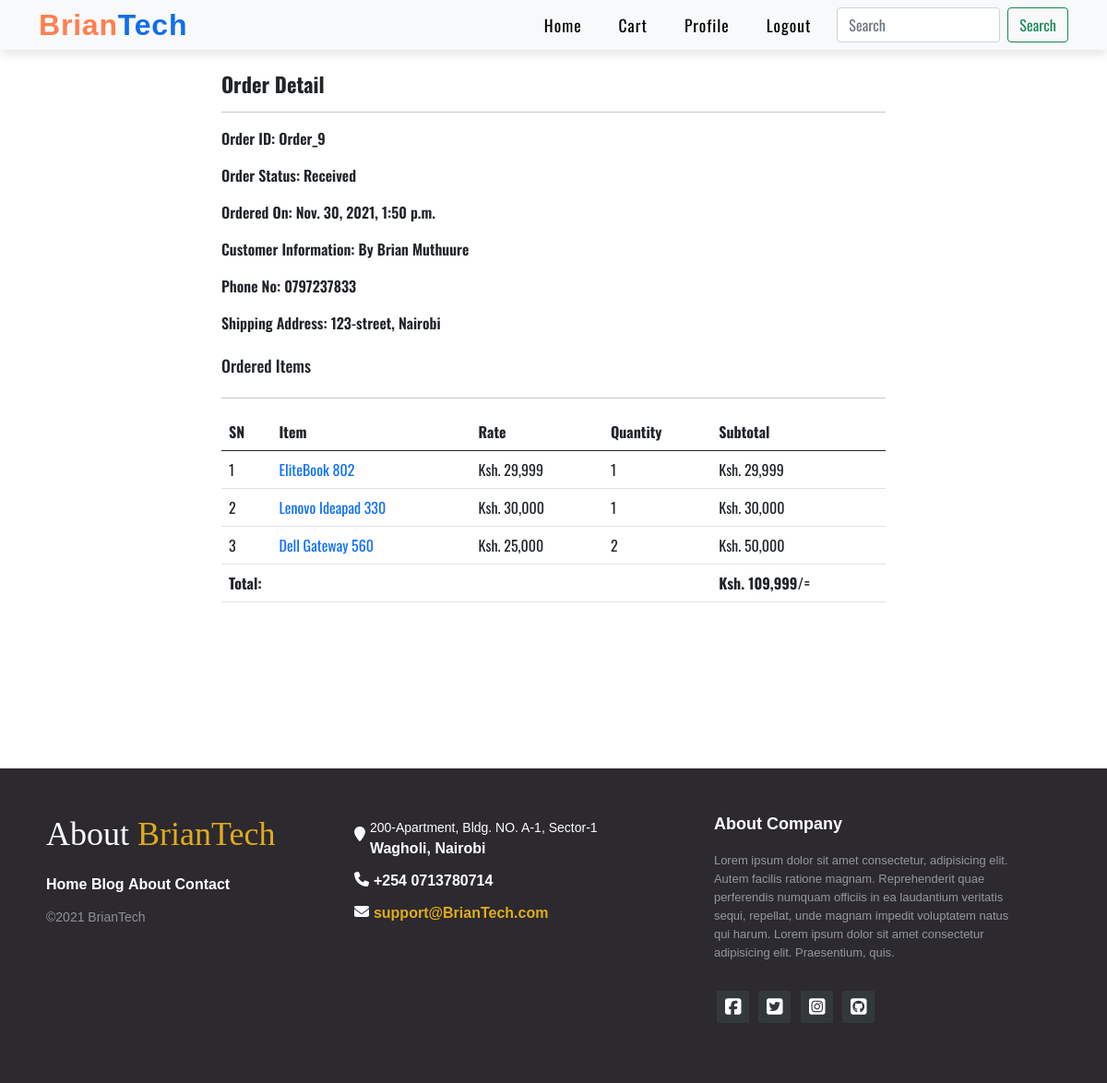
Screenshot of /profile/order-9/ (signed in) with the database file from the repository.
### main/models.py (models this page shows, shortened)
class Order(models.Model):
    STATUS = (
        ('Received', 'Received'),
        ('Processing', 'Processing'),
        ('Completed', 'Completed'),
        ('Cancelled', 'Cancelled')
    )
    cart = models.OneToOneField(Cart, on_delete=models.CASCADE)
    created_by = models.CharField(max_length=200)
    phone = models.CharField(max_length=20)
    address = models.CharField(max_length=50)
    status = models.CharField(max_length=10, choices=STATUS)
    subtotal = models.PositiveIntegerField(default=0)
    total = models.PositiveIntegerField(default=0)
    date_created = models.DateTimeField(auto_now_add=True)
    class Meta:
        ordering = ('-id',)

class CartItem(models.Model):
    cart = models.ForeignKey(Cart, on_delete=models.CASCADE)
    item = models.ForeignKey(Item, on_delete=models.CASCADE)
    quantity = models.PositiveIntegerField()
    rate = models.PositiveIntegerField(default=0)
    subtotal = models.PositiveIntegerField(default=0)
    class Meta:
        verbose_name = 'Cart Item'
        verbose_name_plural = 'Cart Items'
        ordering = ('-id', )

class Item(models.Model):
    name = models.CharField(max_length=100)
    slug = models.SlugField(unique=True)
    image = models.ImageField(upload_to='laptops/pictures', default='default.png')
    category = models.ForeignKey(Category, on_delete=models.CASCADE)
    marked_price = models.PositiveIntegerField(default=0)
    selling_price = models.PositiveIntegerField(default=0)
    warranty = models.CharField(max_length=100, blank=True, null=True)
    description = models.TextField(blank=True, null=True)
    average_rating = models.PositiveIntegerField(default=0)
    active = models.BooleanField(default=True)
    date_added = models.DateTimeField(auto_now_add=True)
    date_updated = models.DateTimeField(auto_now=True)
    class Meta:
        verbose_name = 'Item'
        verbose_name_plural = 'Items'
        ordering = ('-id', )

### main/views.py (the view)
# urls.py: path('profile/order-<int:pk>/', CustomerOrderDetailView.as_view(), name='customerorderdetail'),
class CustomerOrderDetailView(DetailView):
    template_name = 'customer/order_detail.html'
    model = Order
    context_object_name = 'ord_obj'
    def dispatch(self, request, *args, **kwargs):
        if request.user.is_authenticated and Customer.objects.filter(user=request.user).exists():
            order_id = self.kwargs['pk']
            print(order_id)
            order = Order.objects.get(id=order_id)
            if request.user.customer != order.cart.customer:
                return redirect('ecommerce:profile')
        else:
            return redirect('/login/?next=/profile/')
        return super(CustomerOrderDetailView, self).dispatch(request, *args, **kwargs)

### templates/customer/order_detail.html (shortened to what this page needs)
{% extends 'base.html' %}
{% load humanize %}
{% block content %}
<div class="container">
    <div class="row">
        <div class="col-md-8 mx-auto">
            <h3>Order Detail</h3><hr>
            <p>Order ID:<span class="font-weight-bold"> </span>Order_{{ord_obj.id}}</p>
            <p>Order Status: {{ord_obj.status}}</p>
            <p>Ordered On: {{ord_obj.date_created}}</p>
            <p>Customer Information:  By {{ord_obj.created_by}}</p>
            <p>Phone No:  {{ord_obj.phone}}</p>
            <p>Shipping Address: {{ord_obj.address}}</p>
            <h4 class="mt-4 mb-4">Ordered Items</h4><hr>
            <table class="table">
                <thead>
                <tr>
                    <th>SN</th>
                    <th>Item</th>
                    <th>Rate</th>
                    <th>Quantity</th>
                    <th>Subtotal</th>
                </tr>
                </thead>
                <tbody>
                {% for ci in ord_obj.cart.cartitem_set.all %}
                <tr>
                    <td>{{forloop.counter}}</td>
                    <td><a target="_blank" href="{% url 'main:item_detail' ci.item.slug %}" >{{ci.item.name}}</a></td>
                    <td>Ksh. {{ci.rate|intcomma}}</td>
                    <td>{{ci.quantity}}</td>
                    <td>Ksh. {{ci.subtotal|intcomma}}</td>
                </tr>
                {% endfor %}
                <tr>
                    <th colspan="4" class="text-right">Total: </th>
                    <th>Ksh. {{ord_obj.total|intcomma }}/=</th>
                </tbody>
            </table>
        </div>
    </div>
</div>
{% endblock %}

### static/css/main.css (style rules this page uses)
* { margin:0; padding:0; box-sizing:border-box; }
body { font-family: 'Oswald', sans-serif; overflow-x: hidden !important; }
a { text-decoration:none; }
h3 { font-size:1.4rem; font-weight:800; }
h4 { font-size:1.1rem; font-size:600; }

### templates/customer/order_detail.html (style rules this page uses)
p { font-weight:550; }

### rows the page displays
Order: id "9", status "Received", date_created "Nov. 30, 2021, 1:50 p.m.", created_by "Brian Muthuure", phone "0797237833", address "123-street, Nairobi", total "109,999"
CartItem: item.name "EliteBook 802", rate "29,999", quantity "1", subtotal "29,999"
CartItem: item.name "Lenovo Ideapad 330", rate "30,000", quantity "1", subtotal "30,000"
CartItem: item.name "Dell Gateway 560", rate "25,000", quantity "2", subtotal "50,000"
